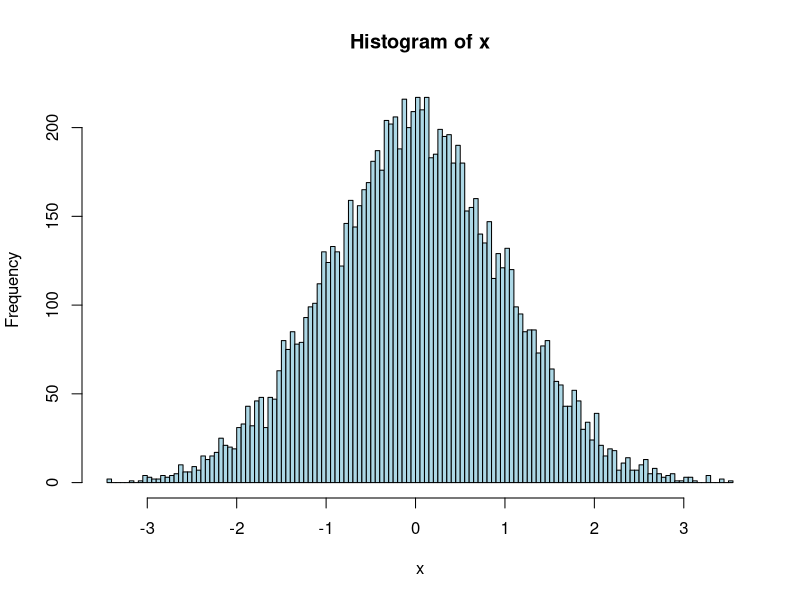

The R script that drew this image:
## ---- chunk 1
  x <- rnorm(10000)
  hist(x, breaks = 100, col = "lightblue") 
